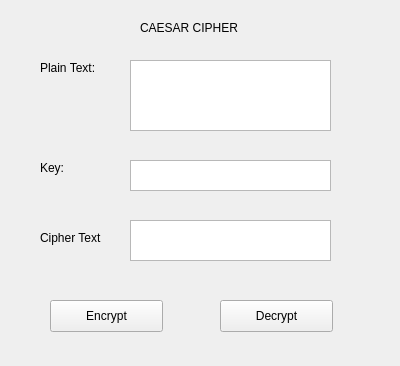
<?xml version="1.0" encoding="UTF-8"?>
<ui version="4.0">
 <class>Form</class>
 <widget class="QWidget" name="Form">
  <property name="geometry">
   <rect>
    <x>0</x>
    <y>0</y>
    <width>400</width>
    <height>366</height>
   </rect>
  </property>
  <property name="windowTitle">
   <string>Form</string>
  </property>
  <widget class="QLabel" name="label">
   <property name="geometry">
    <rect>
     <x>140</x>
     <y>20</y>
     <width>131</width>
     <height>16</height>
    </rect>
   </property>
   <property name="text">
    <string>CAESAR CIPHER</string>
   </property>
  </widget>
  <widget class="QTextEdit" name="textBrowser">
   <property name="geometry">
    <rect>
     <x>130</x>
     <y>60</y>
     <width>201</width>
     <height>71</height>
    </rect>
   </property>
  </widget>
  <widget class="QLabel" name="label_2">
   <property name="geometry">
    <rect>
     <x>40</x>
     <y>60</y>
     <width>60</width>
     <height>16</height>
    </rect>
   </property>
   <property name="text">
    <string>Plain Text:</string>
   </property>
  </widget>
  <widget class="QLabel" name="label_3">
   <property name="geometry">
    <rect>
     <x>40</x>
     <y>160</y>
     <width>60</width>
     <height>16</height>
    </rect>
   </property>
   <property name="text">
    <string>Key:</string>
   </property>
  </widget>
  <widget class="QTextEdit" name="textBrowser_2">
   <property name="geometry">
    <rect>
     <x>130</x>
     <y>160</y>
     <width>201</width>
     <height>31</height>
    </rect>
   </property>
  </widget>
  <widget class="QLabel" name="label_4">
   <property name="geometry">
    <rect>
     <x>40</x>
     <y>230</y>
     <width>81</width>
     <height>16</height>
    </rect>
   </property>
   <property name="text">
    <string>Cipher Text</string>
   </property>
  </widget>
  <widget class="QTextEdit" name="textBrowser_3">
   <property name="geometry">
    <rect>
     <x>130</x>
     <y>220</y>
     <width>201</width>
     <height>41</height>
    </rect>
   </property>
  </widget>
  <widget class="QPushButton" name="pushButton">
   <property name="geometry">
    <rect>
     <x>50</x>
     <y>300</y>
     <width>113</width>
     <height>32</height>
    </rect>
   </property>
   <property name="text">
    <string>Encrypt</string>
   </property>
  </widget>
  <widget class="QPushButton" name="pushButton_2">
   <property name="geometry">
    <rect>
     <x>220</x>
     <y>300</y>
     <width>113</width>
     <height>32</height>
    </rect>
   </property>
   <property name="text">
    <string>Decrypt</string>
   </property>
  </widget>
 </widget>
 <resources/>
 <connections/>
</ui>
